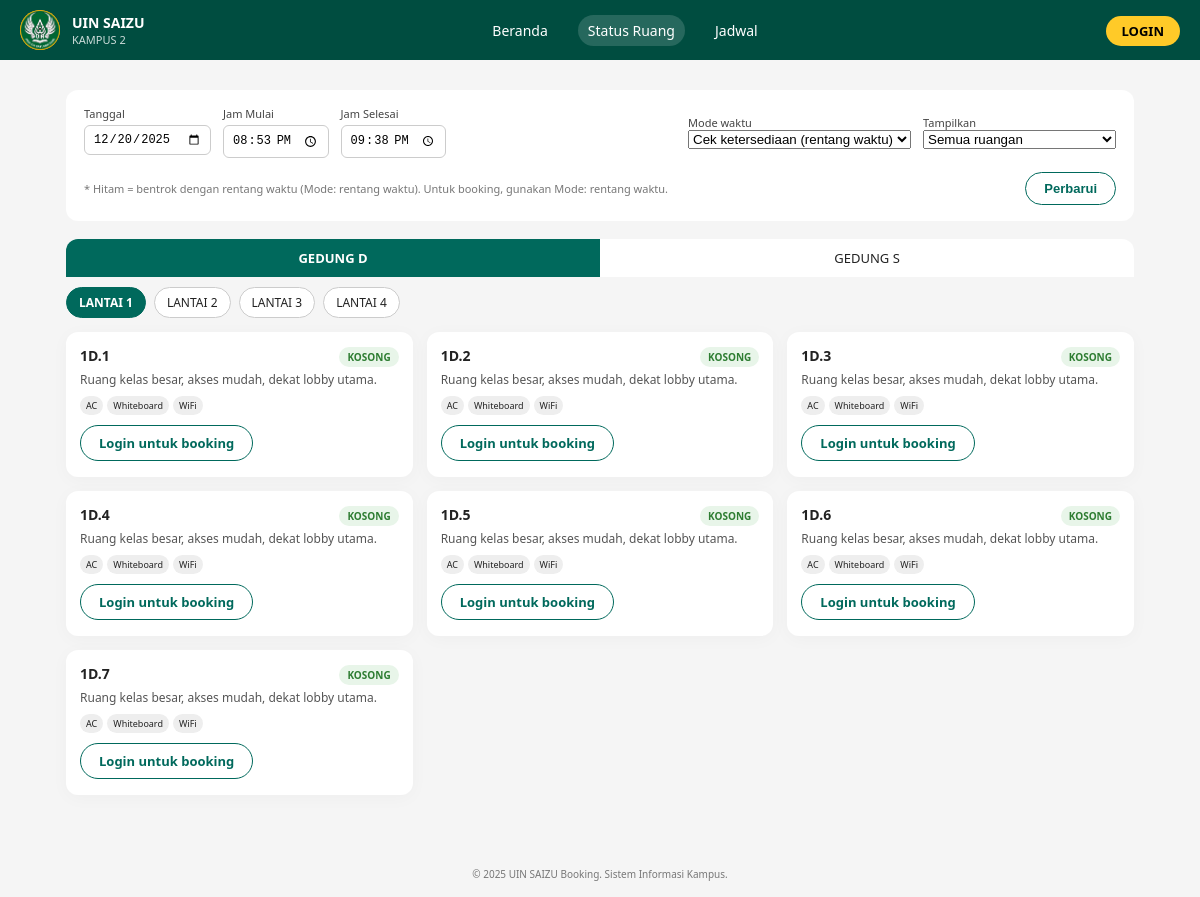
The page /status.php on the database its author committed.
### tables this page shows
CREATE TABLE `rooms` (
  `id` int(11) NOT NULL AUTO_INCREMENT,
  `kode_ruang` varchar(20) NOT NULL,
  `gedung` enum('D','S') NOT NULL,
  `lantai` int(11) NOT NULL,
  `nama_ruang` varchar(100) NOT NULL,
  `deskripsi` text DEFAULT NULL,
  `fasilitas` text DEFAULT NULL,
  `kapasitas` int(11) DEFAULT 0,
  `is_active` tinyint(1) NOT NULL DEFAULT 1,
  PRIMARY KEY (`id`),
  UNIQUE KEY `uniq_kode_ruang` (`kode_ruang`),
  KEY `idx_gedung_lantai` (`gedung`,`lantai`)
);

### config.php (called while the page is built, shortened)
<?php
if (!function_exists("e")) {
    function e($value) {
        return htmlspecialchars((string)$value, ENT_QUOTES,"UTF-8");
    }
}

### status.php (the view, shortened to what this page needs)
<?php
require 'config.php';
require 'layout.php';
$gedung = $_GET['gedung'] ?? 'D';
$lantai = isset($_GET['lantai']) ? (int) $_GET['lantai'] : 1;
$tanggal_param = $_GET['tanggal'] ?? date('Y-m-d');
$jam_mulai_param = $_GET['jam_mulai'] ?? date('H:i');
if (!empty($_GET['jam_selesai'])) {
    $jam_selesai_param = $_GET['jam_selesai'];
} else {
    $tmp = DateTime::createFromFormat('Y-m-d H:i', $tanggal_param . ' ' . $jam_mulai_param);
    $jam_selesai_param = $tmp->modify('+45 minutes')->format('H:i');
}
$mode = $_GET['mode'] ?? 'all';
$view_mode = $_GET['view_mode'] ?? 'range';
$rangeValid = false;
if ($view_mode === 'range') {
    $rs = DateTime::createFromFormat('Y-m-d H:i', $tanggal_param . ' ' . $jam_mulai_param);
    $re = DateTime::createFromFormat('Y-m-d H:i', $tanggal_param . ' ' . $jam_selesai_param);
    if ($rs && $re && $re > $rs) {
        $rangeValid = true;
    }
}
$stmtRooms = $db->prepare("
    SELECT id, kode_ruang, gedung, lantai, nama_ruang, deskripsi, fasilitas, kapasitas
    FROM rooms
    WHERE gedung = ? AND lantai = ?
    ORDER BY kode_ruang
");
$stmtRooms->bind_param('si', $gedung, $lantai);
$stmtRooms->execute();
$resultRooms = $stmtRooms->get_result();
$rooms = [];
while ($row = $resultRooms->fetch_assoc()) {
    $rooms[] = $row;
}
render_header("Status Ruangan");
?>
<form method="get" class="filter-row" id="filterForm">
    <div class="filter-group">
        <div class="filter-item">
            <span>Tanggal</span>
            <input type="date" name="tanggal" value="<?= e($tanggal_param) ?>">
        </div>
        <div class="filter-item">
            <span>Jam Mulai</span>
            <input type="time" name="jam_mulai" value="<?= e($jam_mulai_param) ?>">
        </div>
        <div class="filter-item">
            <span>Jam Selesai</span>
            <input type="time" name="jam_selesai" value="<?= e($jam_selesai_param) ?>">
        </div>
    </div>
    <div class="filter-group">
        <div class="filter-item">
            <span>Mode waktu</span>
            <select name="view_mode" id="viewModeSelect">
                <option value="range" <?= $view_mode === 'range' ? 'selected' : '' ?>>Cek ketersediaan (rentang waktu)
                </option>
            </select>
        </div>
        <div class="filter-item">
            <span>Tampilkan</span>
            <select name="mode">
                <option value="all" <?= $mode === 'all' ? 'selected' : '' ?>>Semua ruangan</option>
            </select>
        </div>
    </div>
    <div class="legend">
        * Hitam = bentrok dengan rentang waktu (Mode: rentang waktu). Untuk booking, gunakan Mode: rentang waktu.
    </div>
    <button type="submit" class="btn-outline">Perbarui</button>
</form>
<?php
$qsCommon = [
    'page' => 'status',
    'tanggal' => $tanggal_param,
    'jam_mulai' => $jam_mulai_param,
    'jam_selesai' => $jam_selesai_param,
    'mode' => $mode,
    'view_mode' => $view_mode,
];
?>
<div class="tab-row">
    <a href="?<?= e(http_build_query(array_merge($qsCommon, ['gedung' => 'D', 'lantai' => (int) $lantai]))) ?>"
        class="tab <?= $gedung === 'D' ? 'active' : '' ?>">GEDUNG D</a>
    <a href="?<?= e(http_build_query(array_merge($qsCommon, ['gedung' => 'S', 'lantai' => (int) $lantai]))) ?>"
        class="tab <?= $gedung === 'S' ? 'active' : '' ?>">GEDUNG S</a>
</div>
<div class="floor-tabs">
    <?php for ($i = 1; $i <= 4; $i++): ?>
        <a href="?<?= e(http_build_query(array_merge($qsCommon, ['gedung' => $gedung, 'lantai' => $i]))) ?>"
            class="floor-tab <?= $lantai === $i ? 'active' : '' ?>">
            LANTAI <?= $i ?>
        </a>
    <?php endfor; ?>
</div>
<div class="room-grid">
    <?php
    if (empty($rooms)):
        ?>
        <div class="room-grid-empty">
            Belum ada data ruangan untuk gedung <?= e($gedung) ?> lantai <?= (int) $lantai ?>.
        </div>
        <?php
    else:
        foreach ($rooms as $room):
            $rid = (int) $room['id'];
            $state = 'free';
            $badgeClass = 'badge-status-free';
            $badgeText = 'KOSONG';
            $cardExtraClass = '';
            if ($view_mode === 'range') {
                if (!$rangeValid) {
                    $state = 'free';
                    $badgeClass = 'badge-status-upcoming';
                    $badgeText = 'ISI RENTANG';
                    $cardExtraClass = 'upcoming';
                    $infoLine = 'Masukkan jam mulai & jam selesai yang valid.';
                } else {
                    $conflict = false;
                    if ($conflict) {
                        $state = 'busy';
                        $badgeClass = 'badge-status-busy';
                        $badgeText = 'BENTROK';
                        $cardExtraClass = 'busy';
                        $infoLine = 'Tidak tersedia pada rentang waktu ini.';
                    } else {
                        $state = 'free';
                        $badgeClass = 'badge-status-free';
                        $badgeText = 'KOSONG';
                        $cardExtraClass = '';
                    }
                }
            }
            ?>
            <div class="room-card <?= $cardExtraClass ?>">
                <div class="room-title-row">
                    <div class="room-name"><?= e($room['kode_ruang']) ?></div>
                    <div class="<?= $badgeClass ?>"><?= $badgeText ?></div>
                </div>
                <div class="room-desc">
                    <?= e($room['deskripsi'] ?: 'Ruang kelas besar, akses mudah, dekat lobby utama.') ?>
                </div>
                <div class="room-tags">
                    <?php
                    $fList = array_filter(array_map('trim', explode(',', (string) $room['fasilitas'])));
                    foreach ($fList as $f): ?>
                        <span class="tag"><?= e($f) ?></span>
                    <?php endforeach; ?>
                </div>
                <?php if (!empty($_SESSION['user'])): ?>
                    <?php if ($view_mode === 'range' && $rangeValid && $state === 'free'): ?>
                        <button class="btn-primary btn-book" data-room-id="<?= $rid ?>"
                            data-room-name="<?= e($room['kode_ruang']) ?>">Booking Ruangan</button>
                    <?php else: ?>
                        <button class="btn-primary btn-book" type="button" disabled
                            title="Untuk booking, pilih Mode: rentang waktu dan pastikan ruangan KOSONG.">
                            Booking Ruangan
                        </button>
                    <?php endif; ?>
                <?php else: ?>
                    <a class="btn-outline" href="login.php?page=login&redirect=status.php">Login untuk booking</a>
                <?php endif; ?>
            </div>
            <?php
        endforeach;
    endif;
    ?>
</div>
<?php
render_footer();

### layout.php (shortened to what this page needs)
<?php
function render_header($title = "UniSpace - Campus Booking System")
{
    $currentPage = $_GET["page"] ?? 'home';
    ?>
    <!DOCTYPE html>
    <html lang="id">
    <head>
        <link rel="stylesheet" href="assets/css/layout.css">
        <?php
        if (in_array($currentPage, ['status', 'jadwal'], true)): ?>
            <link rel="stylesheet" href="assets/css/status.css">
        <?php endif; ?>
    </head>
    <body>
        <div class="navbar">
            <div class="navbar-left">
                <div class="navbar-logo">
                    <img src="assets/img/logoUwin.png" alt="Logo UIN Saizu" class="navbar-logo-img">
                </div>
                <div>
                    <div class="navbar-title-main">UIN SAIZU</div>
                    <div class="navbar-title-sub">KAMPUS 2</div>
                </div>
            </div>
            <div class="navbar-center">
                <a href="index.php" class="<?= $currentPage === 'home' ? 'active' : '' ?>">Beranda</a>
                <?php $userLevel = $_SESSION['user']['level'] ?? ''; ?>
                <?php if ($userLevel !== 'admin'): ?>
                    <a href="status.php?page=status" class="<?= $currentPage === 'status' ? 'active' : '' ?>">Status Ruang</a>
                <?php endif; ?>
                <a href="jadwal.php?page=jadwal" class="<?= $currentPage === 'jadwal' ? 'active' : '' ?>">Jadwal</a>
            </div>
            <div class="navbar-right">
                <?php if (!empty($_SESSION['user'])): ?>
                    <span class="navbar-user">
                        Halo, <?= e($_SESSION['user']['username']) ?>
                    </span>
                    <a href="logout.php">LOGOUT</a>
                <?php else: ?>
                    <a href="login.php?page=login">LOGIN</a>
                <?php endif; ?>
            </div>
        </div>
        <div class="page-container">
            <?php
}
function render_footer()
{
    ?>
        </div>
        <div class="footer">
            © 2025 UIN SAIZU Booking. Sistem Informasi Kampus.
        </div>
    </body>
    </html>
    <?php
}

### assets/css/layout.css (style rules this page uses)
* { box-sizing: border-box; margin: 0; padding: 0; }
body { font-family: system-ui, -apple-system, BlinkMacSystemFont, "Segoe UI", sans-serif; background-color: #f5f5f5; color: #222; }
a { text-decoration: none; color: inherit; }
.navbar { background-color: #004d40; color: #fff; padding: 10px 20px; display: flex; align-items: center; justify-content: space-between; }
.navbar-left { display: flex; align-items: center; gap: 12px; }
.navbar-logo { width: 40px; height: 40px; border-radius: 50%; background: #ffc400; display: flex; align-items: center; justify-content: center; overflow: hidden; }
.navbar-logo-img { width: 100%; height: 100%; object-fit: contain; display: block; }
.navbar-title-main { font-weight: 700; font-size: 14px; }
.navbar-title-sub { font-size: 11px; opacity: 0.8; }
.navbar-center { display: flex; gap: 20px; font-size: 14px; }
.navbar-center a { padding: 6px 10px; border-radius: 999px; }
.navbar-center a.active, .navbar-center a:hover { background-color: rgba(255,255,255,0.15); }
.navbar-right a { background-color: #ffca28; color: #000; padding: 6px 16px; border-radius: 999px; font-size: 13px; font-weight: 600; }
.page-container { max-width: 1100px; margin: 0 auto; padding: 30px 16px 60px; }
.btn-primary, .btn-secondary, .btn-outline { display: inline-block; border-radius: 999px; padding: 8px 18px; font-size: 13px; font-weight: 600; border: none; cursor: pointer; }
.btn-outline { background-color: transparent; border: 1px solid #00695c; color: #00695c; }
.filter-row { background-color: #ffffff; border-radius: 12px; padding: 16px 18px; margin-bottom: 18px; display: flex; flex-wrap: wrap; gap: 14px; align-items: center; justify-content: space-between; }
.filter-group { display: flex; flex-wrap: wrap; gap: 12px; }
.filter-item { display: flex; flex-direction: column; font-size: 11px; color: #444; }
.filter-item input { margin-top: 4px; padding: 6px 8px; border-radius: 6px; border: 1px solid #ccc; font-size: 12px; }
.legend { font-size: 11px; color: #777; }
.tab-row { display: flex; background-color: #ffffff; border-radius: 12px 12px 0 0; overflow: hidden; margin-top: 12px; }
.tab { flex: 1; text-align: center; padding: 10px 0; font-size: 13px; cursor: pointer; }
.tab.active { background-color: #00695c; color: #fff; font-weight: 600; }
.floor-tabs { display: flex; gap: 8px; margin: 10px 0 14px; font-size: 12px; }
.floor-tab { padding: 6px 12px; border-radius: 999px; border: 1px solid #ccc; cursor: pointer; background-color: #fff; }
.floor-tab.active { background-color: #00695c; color: #fff; border-color: #00695c; font-weight: 600; }
.room-grid { display: grid; grid-template-columns: repeat(3, minmax(0, 1fr)); gap: 14px; }
.room-card { background-color: #ffffff; border-radius: 12px; padding: 14px 14px 16px; box-shadow: 0 3px 18px rgba(0,0,0,0.03); font-size: 12px; }
.room-title-row { display: flex; justify-content: space-between; align-items: baseline; margin-bottom: 4px; }
.room-name { font-weight: 700; font-size: 14px; }
.room-desc { color: #555; margin-bottom: 8px; }
.room-tags { display: flex; flex-wrap: wrap; gap: 4px; margin-bottom: 10px; }
.tag { font-size: 9px; padding: 3px 6px; border-radius: 999px; background-color: #eeeeee; }
.footer { font-size: 10px; text-align: center; padding: 12px 0 16px; color: #777; }
@media (min-width: 1024px) { .room-grid { grid-template-columns: repeat(3, minmax(0, 1fr)); } }

### assets/css/status.css (style rules this page uses)
.badge-status-free { background:#e8f5e9; color:#2e7d32; }
.badge-status-free, .badge-status-busy, .badge-status-upcoming { font-size:10px; padding:3px 8px; border-radius:999px; font-weight:600; }

### rows shown on the page
rooms: kode_ruang "1D.1", badgeText "KOSONG", deskripsi "Ruang kelas besar, akses mudah, dekat lobby utama.", fasilitas "AC", fasilitas "Whiteboard", fasilitas "WiFi"
rooms: kode_ruang "1D.2", badgeText "KOSONG", deskripsi "Ruang kelas besar, akses mudah, dekat lobby utama.", fasilitas "AC", fasilitas "Whiteboard", fasilitas "WiFi"
rooms: kode_ruang "1D.3", badgeText "KOSONG", deskripsi "Ruang kelas besar, akses mudah, dekat lobby utama.", fasilitas "AC", fasilitas "Whiteboard", fasilitas "WiFi"
rooms: kode_ruang "1D.4", badgeText "KOSONG", deskripsi "Ruang kelas besar, akses mudah, dekat lobby utama.", fasilitas "AC", fasilitas "Whiteboard", fasilitas "WiFi"
rooms: kode_ruang "1D.5", badgeText "KOSONG", deskripsi "Ruang kelas besar, akses mudah, dekat lobby utama.", fasilitas "AC", fasilitas "Whiteboard", fasilitas "WiFi"
rooms: kode_ruang "1D.6", badgeText "KOSONG", deskripsi "Ruang kelas besar, akses mudah, dekat lobby utama.", fasilitas "AC", fasilitas "Whiteboard", fasilitas "WiFi"
rooms: kode_ruang "1D.7", badgeText "KOSONG", deskripsi "Ruang kelas besar, akses mudah, dekat lobby utama.", fasilitas "AC", fasilitas "Whiteboard", fasilitas "WiFi"
